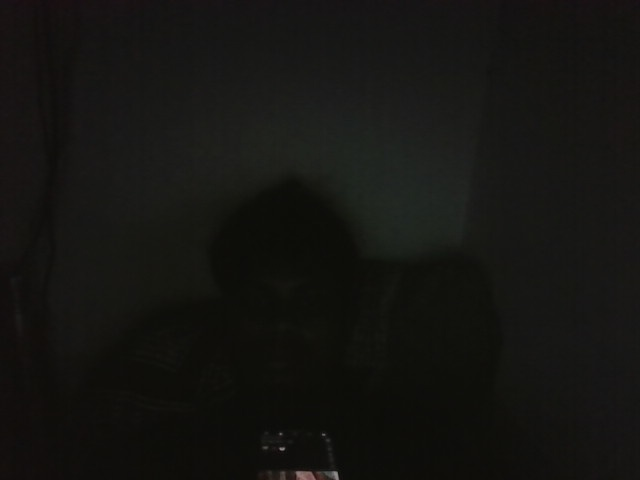
#> input picture face_data/Pravin/img_1.jpg, 640 x 480 px
$ python -i face_engine.py   (imports and definitions only)
#> lines starting #> are read from the running program, lines starting #| are printed output that depends on the picture
### utils/logger.py
"""
FaceSecure - Logger Utility
Configures application-wide logging to both console and rotating log files.
"""

import os
import logging
from logging.handlers import RotatingFileHandler


def setup_logger(name: str = "FaceSecure") -> logging.Logger:
    """Creates and configures a rotating file and console logger."""
#> further down, picture is the input picture: shape (480, 640, 3); mean B, G, R 17.9, 20.7, 20.9
    os.makedirs("data/logs", exist_ok=True)
    log_file = os.path.join("data", "logs", "facesecure.log")

    logger = logging.getLogger(name)
    logger.setLevel(logging.INFO)

    # Prevent duplicate handlers
    if logger.hasHandlers():
        return logger

    # Formatter
    formatter = logging.Formatter(
        "[%(asctime)s] [%(levelname)s] [%(name)s]: %(message)s",
        datefmt="%Y-%m-%d %H:%M:%S"
    )

    # Console Handler
    console_handler = logging.StreamHandler()
    console_handler.setFormatter(formatter)
    console_handler.setLevel(logging.INFO)

    # File Handler (5 MB max, 3 backups)
    file_handler = RotatingFileHandler(
        log_file, maxBytes=5 * 1024 * 1024, backupCount=3, encoding="utf-8"
    )
    file_handler.setFormatter(formatter)
    file_handler.setLevel(logging.INFO)

    logger.addHandler(console_handler)
    logger.addHandler(file_handler)

    return logger

### recognition/face_engine.py
"""
FaceSecure - Face Recognition & Encoding Engine
Handles face detection, feature encoding generation, exponential bounding box smoothing, and real-time face matching.
"""

import os
import cv2
import numpy as np
from typing import List, Tuple, Dict, Any, Optional
from utils.logger import setup_logger

logger = setup_logger("FaceEngine")

# Check if dlib/face_recognition module is present
# [7 lines not run here, left out]


class FaceEngine:
    def __init__(self, confidence_threshold: float = 0.65):
        self.confidence_threshold = confidence_threshold

        # Safely attempt loading CascadeClassifier if exported by cv2
        cascade_cls = getattr(cv2, "CascadeClassifier", None)
        if cascade_cls is not None:
            cascade_path = cv2.data.haarcascades + "haarcascade_frontalface_default.xml"
            self.face_cascade = cascade_cls(cascade_path)
            if self.face_cascade.empty():
                self.face_cascade = None
        else:
            self.face_cascade = None

        # Bounding box smoothing state (Exponential Moving Average filter)
        self.smoothed_box: Optional[Tuple[float, float, float, float]] = None
        self.alpha = 0.35 # Smoothing factor (0.0 to 1.0)
        self.missing_frames_count = 0

    def detect_faces(self, frame: np.ndarray) -> List[Tuple[int, int, int, int]]:
        """
        Detects faces in an OpenCV frame with temporal bounding box smoothing.
        Returns list of bounding boxes (x, y, w, h). Returns [] if no face is detected.
        """
        if frame is None or frame.size == 0:
            self.smoothed_box = None
            return []

        raw_boxes = []

        # 1. Primary Haar Cascade if available
        if self.face_cascade is not None:
            try:
                gray = cv2.cvtColor(frame, cv2.COLOR_BGR2GRAY)
                gray = cv2.equalizeHist(gray)
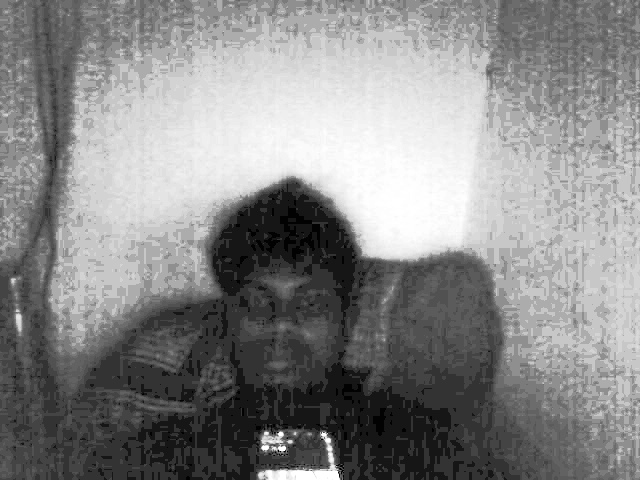
#> gray: shape (480, 640); min 0, max 255, mean 136.3
                faces = self.face_cascade.detectMultiScale(
                    gray, scaleFactor=1.1, minNeighbors=5, minSize=(60, 60)
                )
#> faces = [[216, 256, 134, 134]]
                if len(faces) > 0:
                    raw_boxes = [(int(x), int(y), int(w), int(h)) for (x, y, w, h) in faces]
#> raw_boxes = [(216, 256, 134, 134)]
            except Exception as e:
                logger.error(f"Error in Haar Cascade detection: {e}")

        # 2. face_recognition library detection fallback
        if not raw_boxes and HAS_FACE_RECOGNITION_LIB:
            try:
                rgb = cv2.cvtColor(frame, cv2.COLOR_BGR2RGB)
                locations = face_recognition.face_locations(rgb)
                if locations:
                    raw_boxes = [(left, top, right - left, bottom - top) for (top, right, bottom, left) in locations]
            except Exception as e:
                logger.error(f"Error in face_recognition detection: {e}")

        # 3. Contour / skin-tone detector for faces
        if not raw_boxes:
            try:
                hsv = cv2.cvtColor(frame, cv2.COLOR_BGR2HSV)
                lower_skin = np.array([0, 30, 60], dtype=np.uint8)
                upper_skin = np.array([20, 150, 255], dtype=np.uint8)
                mask = cv2.inRange(hsv, lower_skin, upper_skin)
                mask = cv2.GaussianBlur(mask, (5, 5), 0)

                contours, _ = cv2.findContours(mask, cv2.RETR_EXTERNAL, cv2.CHAIN_APPROX_SIMPLE)
                h, w = frame.shape[:2]
                min_area = (h * w) * 0.08

                detected = []
                for c in contours:
                    area = cv2.contourArea(c)
                    if area > min_area:
                        bx, by, bw, bh = cv2.boundingRect(c)
                        aspect_ratio = float(bh) / float(bw)
                        if 0.9 <= aspect_ratio <= 1.9:
                            detected.append((bx, by, bw, bh))

                if detected:
                    raw_boxes = detected[:1]
            except Exception as e:
                logger.error(f"Error in skin-tone face detection: {e}")

        # Apply Bounding Box Smoothing Filter
        if not raw_boxes:
            self.missing_frames_count += 1
            if self.missing_frames_count > 3:
                self.smoothed_box = None
            return []

        self.missing_frames_count = 0
        rx, ry, rw, rh = raw_boxes[0]
#> rx = 216; ry = 256; rw = 134; rh = 134

        if self.smoothed_box is None:
            self.smoothed_box = (float(rx), float(ry), float(rw), float(rh))
#> self.smoothed_box = (216, 256, 134, 134)
        else:
            sx, sy, sw, sh = self.smoothed_box
            sx = self.alpha * rx + (1.0 - self.alpha) * sx
            sy = self.alpha * ry + (1.0 - self.alpha) * sy
            sw = self.alpha * rw + (1.0 - self.alpha) * sw
            sh = self.alpha * rh + (1.0 - self.alpha) * sh
            self.smoothed_box = (sx, sy, sw, sh)

        final_x, final_y, final_w, final_h = (
            int(self.smoothed_box[0]),
            int(self.smoothed_box[1]),
            int(self.smoothed_box[2]),
            int(self.smoothed_box[3]),
        )
#> final_x = 216; final_y = 256; final_w = 134; final_h = 134
        return [(final_x, final_y, final_w, final_h)]

    # [166 lines left out: functions generate_encoding, compare_encodings, annotate_frame, not called in this run]

>>> import cv2
>>> picture = cv2.imread('../face_data/Pravin/img_1.jpg')
>>> result = FaceEngine().detect_faces(picture)
#> result = [(216, 256, 134, 134)]

$ run again, on face_data/Pravin/img_11.jpg
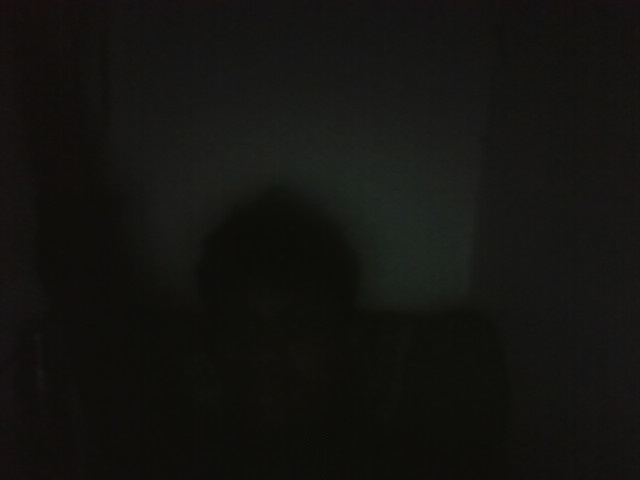
#> input picture face_data/Pravin/img_11.jpg, 640 x 480 px
#> picture is the input picture: shape (480, 640, 3); mean B, G, R 16.7, 19.6, 19.7
#> in detect_faces, `gray = cv2.cvtColor(frame, cv2.COLOR_BGR2GRAY)`:
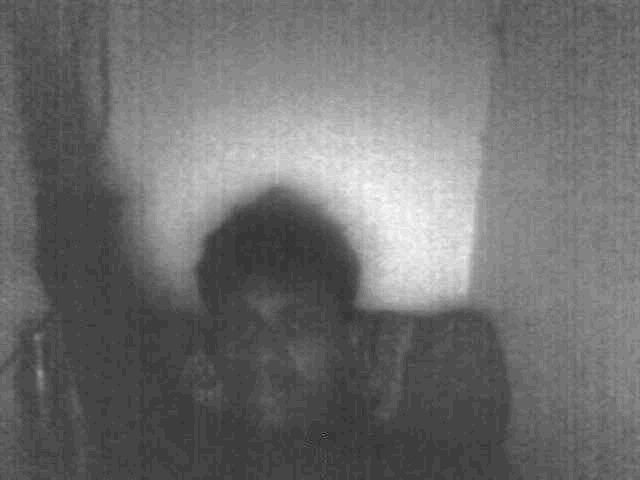
#> gray: shape (480, 640); min 5, max 38, mean 19.4; drawn with min black and max white
#> in detect_faces, `gray = cv2.equalizeHist(gray)`:
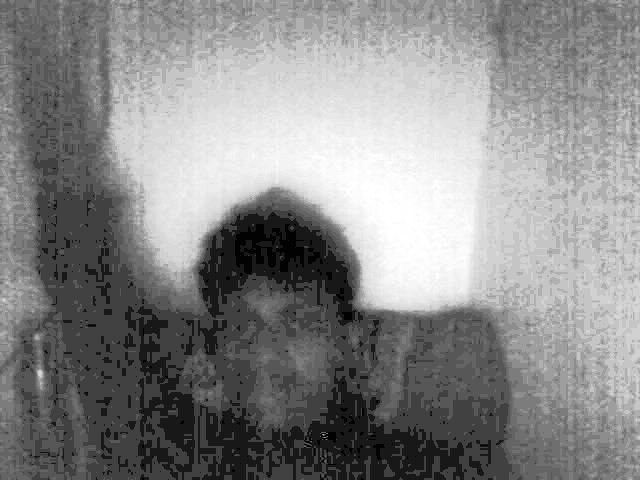
#> gray: shape (480, 640); min 0, max 255, mean 136.9
#> faces = [[200, 274, 140, 140]]
#> raw_boxes = [(200, 274, 140, 140)]
#> rx = 200; ry = 274; rw = 140
#> self.smoothed_box = (200, 274, 140, 140)
#> final_x = 200; final_y = 274; final_w = 140
#> result = [(200, 274, 140, 140)]

$ run again, on face_data/Pravin/img_12.jpg
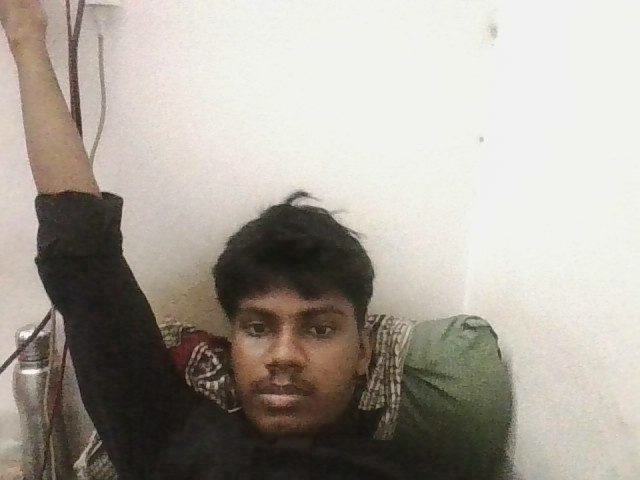
#> input picture face_data/Pravin/img_12.jpg, 640 x 480 px
#> picture is the input picture: shape (480, 640, 3); mean B, G, R 154.8, 163.4, 169.3
#> in detect_faces, `gray = cv2.cvtColor(frame, cv2.COLOR_BGR2GRAY)`:
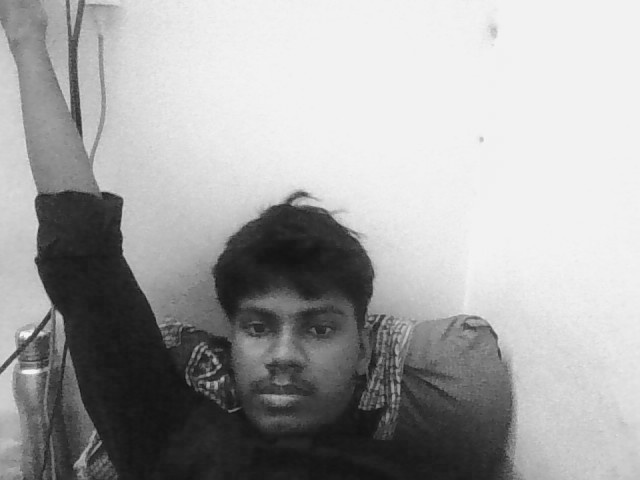
#> gray: shape (480, 640); min 16, max 249, mean 164.2
#> in detect_faces, `gray = cv2.equalizeHist(gray)`:
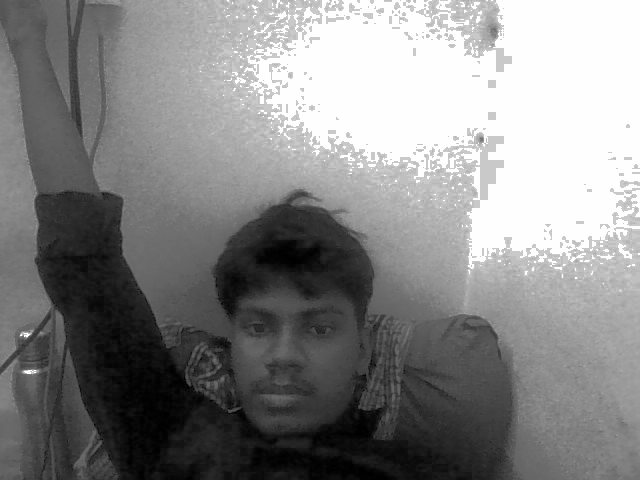
#> gray: shape (480, 640); min 0, max 255, mean 133.8
#> faces = [[212, 268, 149, 149]]
#> raw_boxes = [(212, 268, 149, 149)]
#> rx = 212; ry = 268; rw = 149
#> self.smoothed_box = (212, 268, 149, 149)
#> final_x = 212; final_y = 268; final_w = 149
#> result = [(212, 268, 149, 149)]
